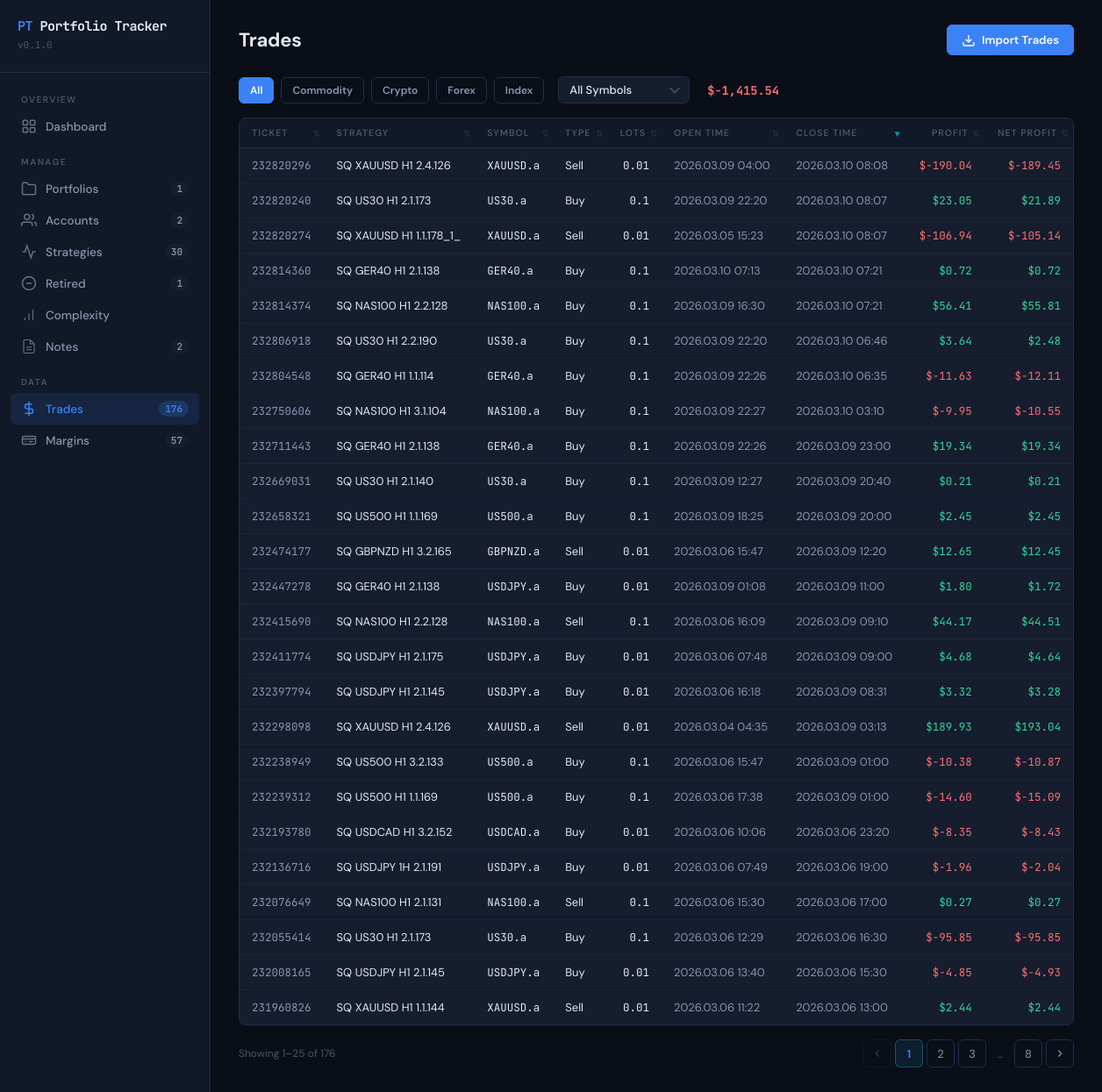
/trades, run on the app's committed database.
### app.py (models this page shows)
class Trade(db.Model):
    __tablename__ = 'Trades'
    TradeID = db.Column(db.Integer, primary_key=True, autoincrement=True)
    Ticket = db.Column(db.Integer, nullable=False, unique=True)
    StrategyID = db.Column(db.Integer, db.ForeignKey('Strategies.StrategyID'))
    Symbol = db.Column(db.Text)
    Type = db.Column(db.Text)
    Lots = db.Column(db.Float)
    OpenPrice = db.Column(db.Float)
    ClosePrice = db.Column(db.Float)
    OpenTime = db.Column(db.Text)
    CloseTime = db.Column(db.Text)
    Profit = db.Column(db.Float)
    Swap = db.Column(db.Float)
    Commission = db.Column(db.Float)
    NetProfit = db.Column(db.Float)
    TP = db.Column(db.Float)
    SL = db.Column(db.Float)
    Pips = db.Column(db.Float)
    MagicNumber = db.Column(db.Integer)
    Comment = db.Column(db.Text)
    BalanceAfter = db.Column(db.Float)
    ImportedAt = db.Column(db.Text, default=lambda: datetime.now(timezone.utc).strftime('%Y-%m-%d %H:%M:%S'))

class Strategy(db.Model):
    __tablename__ = 'Strategies'
    StrategyID = db.Column(db.Integer, primary_key=True, autoincrement=True)
    StrategyName = db.Column(db.Text, nullable=False)
    DisplayName = db.Column(db.Text)
    Symbol = db.Column(db.Text)
    Timeframe = db.Column(db.Text)
    Direction = db.Column(db.Text)
    Style = db.Column(db.Text)
    MagicNumber = db.Column(db.Integer)
    AccountID = db.Column(db.Integer, db.ForeignKey('Accounts.AccountID'))
    Status = db.Column(db.Text, default='Demo')
    StartDate = db.Column(db.Text)
    Complexity = db.Column(db.Integer)
    Market = db.Column(db.Text)
    Notes = db.Column(db.Text)
    LiveNetProfit = db.Column(db.Float, default=0)
    LiveTotalTrades = db.Column(db.Integer, default=0)
    LiveWinRate = db.Column(db.Float, default=0)
    LiveProfitFactor = db.Column(db.Float, default=0)
    LiveSharpe = db.Column(db.Float, default=0)
    LiveRetDD = db.Column(db.Float, default=0)
    LiveWLRatio = db.Column(db.Float, default=0)
    LiveRecovery = db.Column(db.Float, default=0)
    LiveLRCorrelation = db.Column(db.Float, default=0)
    LiveMaxDDDollars = db.Column(db.Float, default=0)
    LiveMaxDDPct = db.Column(db.Float, default=0)
    LiveExpectedPayoff = db.Column(db.Float, default=0)
    LiveAvgWin = db.Column(db.Float, default=0)
    LiveAvgLoss = db.Column(db.Float, default=0)
    LiveLongTrades = db.Column(db.Integer, default=0)
    LiveShortTrades = db.Column(db.Integer, default=0)
    LiveMaxConsecLosses = db.Column(db.Integer, default=0)
    LiveLastTradeDate = db.Column(db.Text)
    LiveDaysTrading = db.Column(db.Integer, default=0)
    LiveMetricsUpdatedAt = db.Column(db.Text)
    BacktestData = db.Column(db.Text)
    BacktestEquityChart = db.Column(db.Text)
    PseudoCode = db.Column(db.Text)
    BacktestImportedAt = db.Column(db.Text)
    RetiredReason = db.Column(db.Text)
    CreatedAt = db.Column(db.Text, default=lambda: datetime.now(timezone.utc).strftime('%Y-%m-%d %H:%M:%S'))
    UpdatedAt = db.Column(db.Text, default=lambda: datetime.now(timezone.utc).strftime('%Y-%m-%d %H:%M:%S'))
    trades = db.relationship('Trade', backref='strategy', lazy=True)

### app.py (the view)
@app.route('/trades')
def trades():
    market_filter = request.args.get('market', 'all')
    symbol_filter = request.args.get('symbol', 'all')
    sort_by = request.args.get('sort', 'CloseTime')
    sort_dir = request.args.get('dir', 'desc')
    if sort_dir not in ('asc', 'desc'):
        sort_dir = 'desc'
    sort_columns = {
        'Ticket': Trade.Ticket,
        'Strategy': Strategy.StrategyName,
        'Symbol': Trade.Symbol,
        'Type': Trade.Type,
        'Lots': Trade.Lots,
        'OpenTime': Trade.OpenTime,
        'CloseTime': Trade.CloseTime,
        'Profit': Trade.Profit,
        'NetProfit': Trade.NetProfit,
    }
    query = Trade.query
    if market_filter != 'all':
        query = query.join(Strategy).filter(Strategy.Market == market_filter)
    if symbol_filter != 'all':
        query = query.filter(Trade.Symbol == symbol_filter)
    sort_col = sort_columns.get(sort_by, Trade.CloseTime)
    if sort_by == 'Strategy' and market_filter == 'all':
        query = query.join(Strategy)
    order = sort_col.asc() if sort_dir == 'asc' else sort_col.desc()
    query = query.order_by(order)
    all_trades, pagination = paginate_query(query)
    all_accounts = Account.query.order_by(Account.AccountName).all()
    market_types = [r[0] for r in db.session.query(Strategy.Market).join(Trade).filter(
        Strategy.Market.isnot(None)
    ).distinct().order_by(Strategy.Market).all()]
    symbol_query = db.session.query(Trade.Symbol).filter(Trade.Symbol.isnot(None))
    if market_filter != 'all':
        symbol_query = symbol_query.join(Strategy).filter(Strategy.Market == market_filter)
    symbols = [r[0] for r in symbol_query.distinct().order_by(Trade.Symbol).all()]
    profit_query = db.session.query(db.func.coalesce(db.func.sum(Trade.NetProfit), 0))
    if market_filter != 'all':
        profit_query = profit_query.join(Strategy).filter(Strategy.Market == market_filter)
    if symbol_filter != 'all':
        profit_query = profit_query.filter(Trade.Symbol == symbol_filter)
    filtered_net_profit = profit_query.scalar() or 0
    return render_template('trades.html',
        trades=all_trades,
        pagination=pagination,
        accounts=all_accounts,
        market_filter=market_filter,
        market_types=market_types,
        symbol_filter=symbol_filter,
        symbols=symbols,
        filtered_net_profit=filtered_net_profit,
        sort_by=sort_by,
        sort_dir=sort_dir,
    )

### app.py (called while the page is built)
@app.context_processor
def inject_sidebar_counts():
    try:
        return {
            'portfolio_count': Portfolio.query.count(),
            'account_count': Account.query.count(),
            'strategy_count': Strategy.query.filter_by(Status='Running').count(),
            'retired_count': Strategy.query.filter_by(Status='Retired').count(),
            'trade_count': Trade.query.count(),
            'margin_count': MarginData.query.count(),
            'note_count': Note.query.count(),
            'today': datetime.now(timezone.utc).strftime('%Y-%m-%d'),
        }
    except Exception:
        return {
            'portfolio_count': 0,
            'account_count': 0,
            'strategy_count': 0,
            'retired_count': 0,
            'trade_count': 0,
            'margin_count': 0,
            'note_count': 0,
        }

def paginate_query(query, page=None):
    if page is None:
        page = request.args.get('page', 1, type=int)
    page = max(1, page)
    total = query.count()
    pages = max(1, (total + PER_PAGE - 1) // PER_PAGE)
    page = min(page, pages)
    items = query.offset((page - 1) * PER_PAGE).limit(PER_PAGE).all()
    pagination = {
        'page': page,
        'per_page': PER_PAGE,
        'total': total,
        'pages': pages,
        'has_prev': page > 1,
        'has_next': page < pages,
    }
    class PaginationObj:
        pass
    obj = PaginationObj()
    for k, v in pagination.items():
        setattr(obj, k, v)
    return items, obj

### templates/trades.html (shortened to what this page needs)
{% extends "base.html" %}
{% from "pagination.html" import render_pagination %}
{% set active_page = 'trades' %}
{% block content %}
<div class="page-header">
  <h2>Trades</h2>
  <div class="page-header-actions">
    <button class="btn btn-primary" onclick="openModal('import-trades')">
      <svg viewBox="0 0 24 24" fill="none" stroke="currentColor" stroke-width="2" style="width:16px;height:16px;"><path d="M21 15v4a2 2 0 0 1-2 2H5a2 2 0 0 1-2-2v-4"/><polyline points="7 10 12 15 17 10"/><line x1="12" y1="15" x2="12" y2="3"/></svg>
      Import Trades
    </button>
  </div>
</div>
{% if market_types %}
{% set all_markets = ['Commodity', 'Crypto', 'Forex', 'Index'] %}
<div style="display: flex; gap: 8px; align-items: center; margin-bottom: 16px; flex-wrap: wrap;">
  <a href="{{ url_for('trades', symbol='all', sort=sort_by, dir=sort_dir) }}"
     class="btn {{ 'btn-primary' if market_filter == 'all' else 'btn-secondary' }}"
     style="font-size: 0.75rem; padding: 6px 12px;">All</a>
  {% for m in all_markets %}
  <a href="{{ url_for('trades', market=m, symbol='all', sort=sort_by, dir=sort_dir) }}"
     class="btn {{ 'btn-primary' if market_filter == m else 'btn-secondary' }}"
     style="font-size: 0.75rem; padding: 6px 12px;">{{ m }}</a>
  {% endfor %}
  <select id="symbolFilter" class="filter-select" style="min-width: 150px; margin-left: 8px;"
          onchange="window.location.href='/trades?market={{ market_filter }}&symbol=' + this.value + '&sort={{ sort_by }}&dir={{ sort_dir }}'">
    <option value="all" {{ 'selected' if symbol_filter == 'all' }}>All Symbols</option>
  </select>
  <span style="margin-left: 12px; font-family: 'JetBrains Mono', monospace; font-size: 0.85rem; font-weight: 700; color: {{ 'var(--profit-green)' if filtered_net_profit >= 0 else 'var(--loss-red)' }};">
    {{ '+' if filtered_net_profit >= 0 else '' }}${{ '{:,.2f}'.format(filtered_net_profit) }}
  </span>
</div>
{% endif %}
{% if trades %}
<div class="data-table-wrapper">
  <table class="data-table">
    <thead>
      <tr>
        {% set base = '?market=' ~ market_filter ~ '&symbol=' ~ symbol_filter %}
        {% for col_name, col_key in [('Ticket', 'Ticket'), ('Strategy', 'Strategy'), ('Symbol', 'Symbol'), ('Type', 'Type'), ('Lots', 'Lots'), ('Open Time', 'OpenTime'), ('Close Time', 'CloseTime'), ('Profit', 'Profit'), ('Net Profit', 'NetProfit')] %}
        {% set next_dir = 'asc' if (sort_by == col_key and sort_dir == 'desc') else 'desc' %}
        <th class="{{ 'right' if col_key in ['Lots', 'Profit', 'NetProfit'] else '' }} sortable {{ 'sort-asc' if sort_by == col_key and sort_dir == 'asc' else ('sort-desc' if sort_by == col_key and sort_dir == 'desc' else '') }}">
          <a href="{{ base }}&sort={{ col_key }}&dir={{ next_dir }}" style="color: inherit; text-decoration: none; display: block;">{{ col_name }}</a>
        </th>
        {% endfor %}
      </tr>
    </thead>
    <tbody>
      {% for t in trades %}
      <tr>
        <td class="mono muted">{{ t.Ticket }}</td>
        <td>{{ t.strategy.DisplayName or t.strategy.StrategyName if t.strategy else '—' }}</td>
        <td class="mono">{{ t.Symbol or '—' }}</td>
        <td>{{ t.Type or '—' }}</td>
        <td class="right mono">{{ t.Lots or '—' }}</td>
        <td class="muted">{{ t.OpenTime or '—' }}</td>
        <td class="muted">{{ t.CloseTime or '—' }}</td>
        <td class="right mono {{ 'green' if (t.Profit or 0) >= 0 else 'red' }}">
          ${{ '{:,.2f}'.format(t.Profit or 0) }}
        </td>
        <td class="right mono {{ 'green' if (t.NetProfit or 0) >= 0 else 'red' }}">
          ${{ '{:,.2f}'.format(t.NetProfit or 0) }}
        </td>
      </tr>
      {% endfor %}
    </tbody>
  </table>
</div>
{{ render_pagination(pagination, '&market=' ~ market_filter ~ '&symbol=' ~ symbol_filter ~ '&sort=' ~ sort_by ~ '&dir=' ~ sort_dir) }}
{% endif %}
{% endblock %}

### static/css/style.css (style rules this page uses)
:root { --bg-primary: #0a0e17; --bg-secondary: #111827; --bg-card: #151d2e; --bg-card-hover: #1a2440; --bg-input: #0d1220; --border: #1e2d4a; --border-focus: #3b82f6; --text-primary: #e2e8f0; --text-secondary: #8896b0; --text-muted: #4a5568; --accent-blue: #3b82f6; --accent-green: #10b981; --accent-red: #ef4444; --accent-amber: #f59e0b; --accent-purple: #8b5cf6; --accent-cyan: #06b6d4; --profit-green: #34d399; --loss-red: #f87171; --tag-trend-bg: rgba(59,130,246,0.15); --tag-trend-text: #60a5fa; --tag-mr-bg: rgba(168,85,247,0.15); --tag-mr-text: #c084fc; --tag-breakout-bg: rgba(245,158,11,0.15); --tag-breakout-text: #fbbf24; --tag-long-bg: rgba(16,185,129,0.15); --tag-long-text: #34d399; --tag-short-bg: rgba(239,68,68,0.15); --tag-short-text: #f87171; --tag-both-bg: rgba(6,182,212,0.15); --tag-both-text: #22d3ee; }
* { margin: 0; padding: 0; box-sizing: border-box; }
body { font-family: 'DM Sans', sans-serif; background: var(--bg-primary); color: var(--text-primary); min-height: 100vh; }
.page-header { display: flex; align-items: center; justify-content: space-between; margin-bottom: 24px; }
.page-header h2 { font-size: 22px; font-weight: 700; letter-spacing: -0.3px; }
.page-header-actions { display: flex; gap: 10px; align-items: center; }
.filter-select { padding: 7px 32px 7px 12px; background: var(--bg-card); border: 1px solid var(--border); border-radius: 6px; color: var(--text-primary); font-family: 'DM Sans', sans-serif; font-size: 13px; font-weight: 500; cursor: pointer; appearance: none; background-repeat: no-repeat; background-position: right 10px center; transition: border-color 0.15s; }
.btn { display: inline-flex; align-items: center; gap: 7px; padding: 8px 16px; border-radius: 6px; font-size: 13px; font-weight: 600; font-family: 'DM Sans', sans-serif; cursor: pointer; border: 1px solid transparent; transition: all 0.15s; text-decoration: none; }
.btn svg { width: 16px; height: 16px; }
.btn-primary { background: var(--accent-blue); color: white; border-color: var(--accent-blue); }
.btn-secondary { background: transparent; color: var(--text-secondary); border-color: var(--border); }
.data-table-wrapper { background: var(--bg-card); border: 1px solid var(--border); border-radius: 8px; overflow: hidden; }
.data-table { width: 100%; border-collapse: collapse; font-size: 13px; }
.data-table thead th { background: var(--bg-secondary); padding: 10px 14px; text-align: left; font-size: 10.5px; font-weight: 600; text-transform: uppercase; letter-spacing: 1px; color: var(--text-muted); border-bottom: 1px solid var(--border); white-space: nowrap; }
.data-table thead th.right { text-align: right; }
.data-table tbody tr { border-bottom: 1px solid rgba(30, 45, 74, 0.5); transition: background 0.1s; }
.data-table tbody tr:last-child { border-bottom: none; }
.data-table tbody td { padding: 11px 14px; color: var(--text-primary); white-space: nowrap; }
.data-table tbody td.right { text-align: right; }
.data-table tbody td.mono { font-family: 'JetBrains Mono', monospace; font-size: 12.5px; }
.data-table tbody td.green { color: var(--profit-green); }
.data-table tbody td.red { color: var(--loss-red); }
.data-table tbody td.muted { color: var(--text-secondary); }
th.sortable { cursor: pointer; user-select: none; position: relative; padding-right: 18px !important; }
th.sortable::after { content: '⇅'; position: absolute; right: 4px; top: 50%; transform: translateY(-50%); font-size: 10px; opacity: 0.3; }
th.sortable.sort-desc::after { content: '▼'; opacity: 0.8; color: var(--accent-cyan); }

### data on the page
Trade: Ticket "232820296", strategy "SQ XAUUSD H1 2.4.126", Symbol "XAUUSD.a", Type "Sell", Lots "0.01", OpenTime "2026.03.09 04:00", CloseTime "2026.03.10 08:08", Profit "-190.04", NetProfit "-189.45"
Trade: Ticket "232820240", strategy "SQ US30 H1 2.1.173", Symbol "US30.a", Type "Buy", Lots "0.1", OpenTime "2026.03.09 22:20", CloseTime "2026.03.10 08:07", Profit "23.05", NetProfit "21.89"
Trade: Ticket "232820274", strategy "SQ XAUUSD H1 1.1.178_1_", Symbol "XAUUSD.a", Type "Sell", Lots "0.01", OpenTime "2026.03.05 15:23", CloseTime "2026.03.10 08:07", Profit "-106.94", NetProfit "-105.14"
Trade: Ticket "232814360", strategy "SQ GER40 H1 2.1.138", Symbol "GER40.a", Type "Buy", Lots "0.1", OpenTime "2026.03.10 07:13", CloseTime "2026.03.10 07:21", Profit "0.72", NetProfit "0.72"
Trade: Ticket "232814374", strategy "SQ NAS100 H1 2.2.128", Symbol "NAS100.a", Type "Buy", Lots "0.1", OpenTime "2026.03.09 16:30", CloseTime "2026.03.10 07:21", Profit "56.41", NetProfit "55.81"
Trade: Ticket "232806918", strategy "SQ US30 H1 2.2.190", Symbol "US30.a", Type "Buy", Lots "0.1", OpenTime "2026.03.09 22:20", CloseTime "2026.03.10 06:46", Profit "3.64", NetProfit "2.48"
Trade: Ticket "232804548", strategy "SQ GER40 H1 1.1.114", Symbol "GER40.a", Type "Buy", Lots "0.1", OpenTime "2026.03.09 22:26", CloseTime "2026.03.10 06:35", Profit "-11.63", NetProfit "-12.11"
Trade: Ticket "232750606", strategy "SQ NAS100 H1 3.1.104", Symbol "NAS100.a", Type "Buy", Lots "0.1", OpenTime "2026.03.09 22:27", CloseTime "2026.03.10 03:10", Profit "-9.95", NetProfit "-10.55"
Trade: Ticket "232711443", strategy "SQ GER40 H1 2.1.138", Symbol "GER40.a", Type "Buy", Lots "0.1", OpenTime "2026.03.09 22:26", CloseTime "2026.03.09 23:00", Profit "19.34", NetProfit "19.34"
Trade: Ticket "232669031", strategy "SQ US30 H1 2.1.140", Symbol "US30.a", Type "Buy", Lots "0.1", OpenTime "2026.03.09 12:27", CloseTime "2026.03.09 20:40", Profit "0.21", NetProfit "0.21"
Trade: Ticket "232658321", strategy "SQ US500 H1 1.1.169", Symbol "US500.a", Type "Buy", Lots "0.1", OpenTime "2026.03.09 18:25", CloseTime "2026.03.09 20:00", Profit "2.45", NetProfit "2.45"
Trade: Ticket "232474177", strategy "SQ GBPNZD H1 3.2.165", Symbol "GBPNZD.a", Type "Sell", Lots "0.01", OpenTime "2026.03.06 15:47", CloseTime "2026.03.09 12:20", Profit "12.65", NetProfit "12.45"
Trade: Ticket "232447278", strategy "SQ GER40 H1 2.1.138", Symbol "USDJPY.a", Type "Buy", Lots "0.01", OpenTime "2026.03.09 01:08", CloseTime "2026.03.09 11:00", Profit "1.80", NetProfit "1.72"
Trade: Ticket "232415690", strategy "SQ NAS100 H1 2.2.128", Symbol "NAS100.a", Type "Sell", Lots "0.1", OpenTime "2026.03.06 16:09", CloseTime "2026.03.09 09:10", Profit "44.17", NetProfit "44.51"
Trade: Ticket "232411774", strategy "SQ USDJPY H1 2.1.175", Symbol "USDJPY.a", Type "Buy", Lots "0.01", OpenTime "2026.03.06 07:48", CloseTime "2026.03.09 09:00", Profit "4.68", NetProfit "4.64"
Trade: Ticket "232397794", strategy "SQ USDJPY H1 2.1.145", Symbol "USDJPY.a", Type "Buy", Lots "0.01", OpenTime "2026.03.06 16:18", CloseTime "2026.03.09 08:31", Profit "3.32", NetProfit "3.28"
Trade: Ticket "232298098", strategy "SQ XAUUSD H1 2.4.126", Symbol "XAUUSD.a", Type "Sell", Lots "0.01", OpenTime "2026.03.04 04:35", CloseTime "2026.03.09 03:13", Profit "189.93", NetProfit "193.04"
Trade: Ticket "232238949", strategy "SQ US500 H1 3.2.133", Symbol "US500.a", Type "Buy", Lots "0.1", OpenTime "2026.03.06 15:47", CloseTime "2026.03.09 01:00", Profit "-10.38", NetProfit "-10.87"
Trade: Ticket "232239312", strategy "SQ US500 H1 1.1.169", Symbol "US500.a", Type "Buy", Lots "0.1", OpenTime "2026.03.06 17:38", CloseTime "2026.03.09 01:00", Profit "-14.60", NetProfit "-15.09"
Trade: Ticket "232193780", strategy "SQ USDCAD H1 3.2.152", Symbol "USDCAD.a", Type "Buy", Lots "0.01", OpenTime "2026.03.06 10:06", CloseTime "2026.03.06 23:20", Profit "-8.35", NetProfit "-8.43"
Trade: Ticket "232136716", strategy "SQ USDJPY 1H 2.1.191", Symbol "USDJPY.a", Type "Buy", Lots "0.01", OpenTime "2026.03.06 07:49", CloseTime "2026.03.06 19:00", Profit "-1.96", NetProfit "-2.04"
Trade: Ticket "232076649", strategy "SQ NAS100 H1 2.1.131", Symbol "NAS100.a", Type "Sell", Lots "0.1", OpenTime "2026.03.06 15:30", CloseTime "2026.03.06 17:00", Profit "0.27", NetProfit "0.27"
Trade: Ticket "232055414", strategy "SQ US30 H1 2.1.173", Symbol "US30.a", Type "Buy", Lots "0.1", OpenTime "2026.03.06 12:29", CloseTime "2026.03.06 16:30", Profit "-95.85", NetProfit "-95.85"
Trade: Ticket "232008165", strategy "SQ USDJPY H1 2.1.145", Symbol "USDJPY.a", Type "Buy", Lots "0.01", OpenTime "2026.03.06 13:40", CloseTime "2026.03.06 15:30", Profit "-4.85", NetProfit "-4.93"
Trade: Ticket "231960826", strategy "SQ XAUUSD H1 1.1.144", Symbol "XAUUSD.a", Type "Sell", Lots "0.01", OpenTime "2026.03.06 11:22", CloseTime "2026.03.06 13:00", Profit "2.44", NetProfit "2.44"

### other printed values
{{ portfolio_count }} "1"
{{ account_count }} "2"
{{ strategy_count }} "30"
{{ retired_count }} "1"
{{ note_count }} "2"
{{ trade_count }} "176"
{{ margin_count }} "57"
{{ m }} "Commodity" "Crypto" "Forex" "Index"
{{ '{:,.2f}'.format(filtered_net_profit) }} "-1,415.54"
{{ col_name }} "TICKET" "STRATEGY" "SYMBOL" "TYPE" "LOTS" "OPEN TIME" "CLOSE TIME" "PROFIT" "NET PROFIT"
{{ ((pagination.page - 1) * pagination.per_page) + 1 }} "1"
{{ [pagination.page * pagination.per_page, pagination.total] | min }} "25"
{{ pagination.total }} "176"
{{ p }} "1"
{{ p }} "2" "3"
